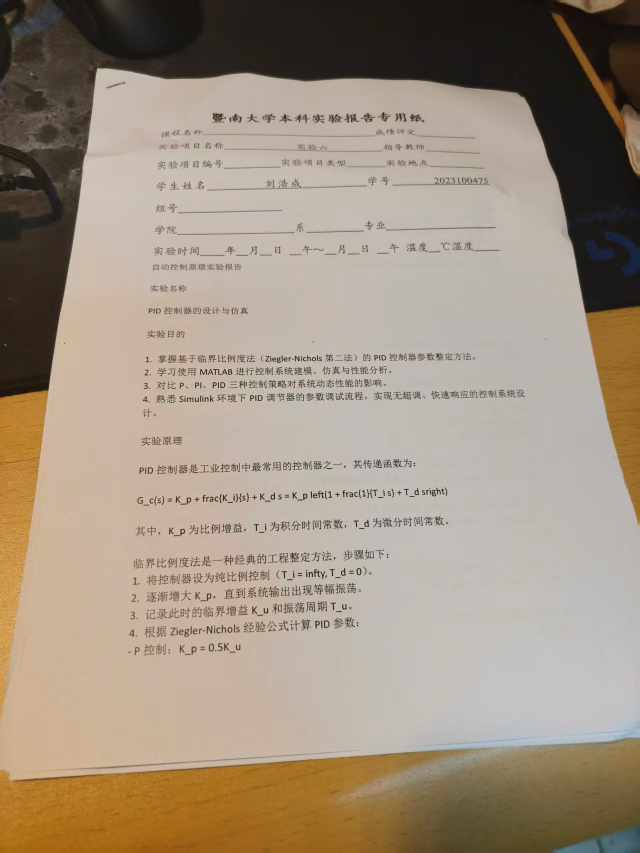
#> input picture 计算机视觉实验作业5.刘浩成2023100475/A4.jpg, 1279 x 1706 px (shown at 1/2 size)
$ python code.py
#> lines starting #> are read from the running program, lines starting #| are printed output that depends on the picture
import cv2
import numpy as np
import matplotlib.pyplot as plt
import os

# 设置中文字体
plt.rcParams['font.sans-serif'] = ['SimHei']
plt.rcParams['axes.unicode_minus'] = False

a4_image_path = r"C:\Users\刘浩成\source\myprop\main.cpp\计算机视觉实验作业5.刘浩成2023100475\A4.jpg"

# 检查文件是否存在
if not os.path.exists(a4_image_path):
    print(f"警告：找不到图片文件 -> {a4_image_path}")
    print("请确保路径正确，或者将 A4.jpg 放在与脚本相同的文件夹下。")
else:
    print(f" 成功找到图片：{a4_image_path}")

#
def create_test_image():
    img = np.ones((400, 400, 3), dtype=np.uint8) * 255
    # 画矩形(红)、圆(蓝)、平行线(绿)、垂直线(黑十字)
    cv2.rectangle(img, (100, 100), (300, 300), (0, 0, 255), 3)
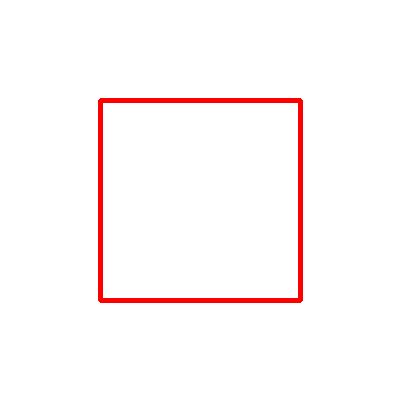
#> img: shape (400, 400, 3); mean of channels 0, 1, 2 248.6, 248.6, 255; drawn as B, G, R
    cv2.circle(img, (200, 200), 50, (255, 0, 0), 3)
    cv2.line(img, (50, 50), (350, 50), (0, 255, 0), 2)
    cv2.line(img, (50, 80), (350, 80), (0, 255, 0), 2)
    cv2.line(img, (150, 320), (150, 380), (0, 0, 0), 2)
    cv2.line(img, (120, 350), (180, 350), (0, 0, 0), 2)
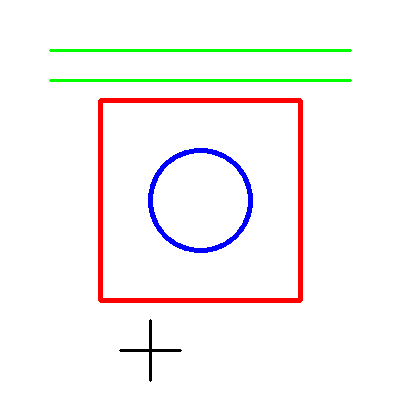
#> img: shape (400, 400, 3); mean of channels 0, 1, 2 245.2, 245.5, 249; drawn as B, G, R
    return img

def run_geometry_demo():
    original_img = create_test_image()
    rows, cols = original_img.shape[:2]
#> rows = 400; cols = 400

    # 1. 相似变换 (旋转30度 + 缩放0.8)
    M_sim = cv2.getRotationMatrix2D((cols/2, rows/2), 30, 0.8)
    img_sim = cv2.warpAffine(original_img, M_sim, (cols, rows))
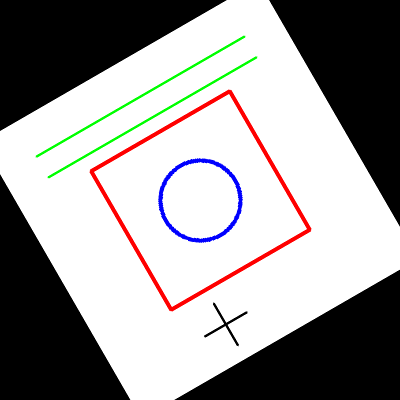
#> img_sim: shape (400, 400, 3); mean of channels 0, 1, 2 154.4, 154.6, 156.8; drawn as B, G, R

    # 2. 仿射变换 (倾斜)
    pts1 = np.float32([[50,50], [200,50], [50,200]])
    pts2 = np.float32([[10,100], [200,50], [100,250]])
    M_aff = cv2.getAffineTransform(pts1, pts2)
    img_aff = cv2.warpAffine(original_img, M_aff, (cols, rows))
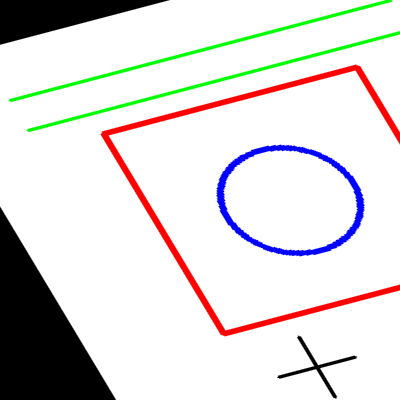
#> img_aff: shape (400, 400, 3); mean of channels 0, 1, 2 218.9, 219.3, 222.3; drawn as B, G, R

    # 3. 透视变换
    pts1 = np.float32([[50,50], [350,50], [50,350], [350,350]])
    pts2 = np.float32([[0,0], [300,0], [0,300], [250,280]])
    M_per = cv2.getPerspectiveTransform(pts1, pts2)
    img_per = cv2.warpPerspective(original_img, M_per, (cols, rows))
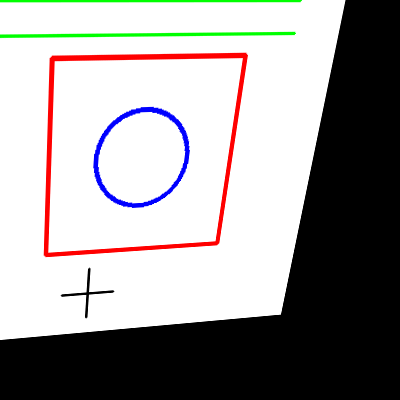
#> img_per: shape (400, 400, 3); mean of channels 0, 1, 2 154.1, 154.6, 157.5; drawn as B, G, R

    # 显示结果
    images = [original_img, img_sim, img_aff, img_per]
    titles = ['原图', '相似变换', '仿射变换', '透视变换']

    plt.figure(figsize=(12, 6))
    for i in range(4):
        plt.subplot(2, 2, i+1)
        # OpenCV是BGR，Matplotlib是RGB，需要转换
        img_rgb = cv2.cvtColor(images[i], cv2.COLOR_BGR2RGB)
        plt.imshow(img_rgb)
        plt.title(titles[i])
        plt.axis('off')
    plt.tight_layout()
    plt.show()
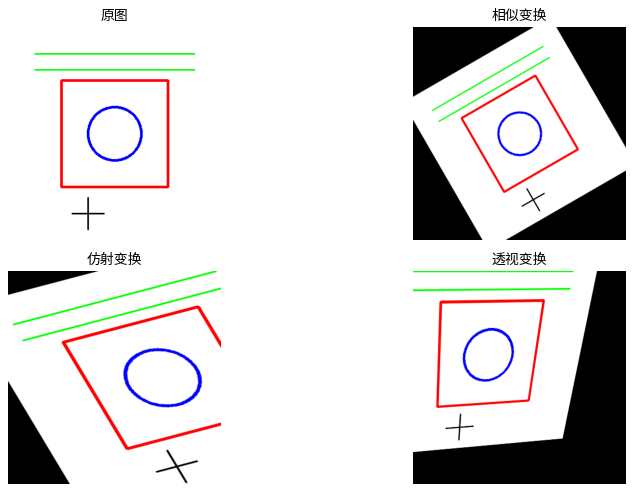
#> figure drawn by matplotlib, 4 panels

# ---------------------------------------------------------
# 第二部分：A4 纸图像校正实验
# ---------------------------------------------------------
def run_a4_correction():
    if not os.path.exists(a4_image_path):
        return

    # 1. 读取 A4 图片
    img = cv2.imdecode(np.fromfile(a4_image_path, dtype=np.uint8), cv2.IMREAD_COLOR)
#> img is the input picture: shape (1706, 1279, 3); mean B, G, R 128.8, 145.8, 159.9
    if img is None:
        print("无法读取图片，请检查格式。")
        return

    # 获取图片尺寸
    h, w = img.shape[:2]
#> h = 1706; w = 1279

    # 2. 模拟“透视畸变” (
    # 定义原图的四个角
    pts_original = np.float32([[0, 0], [w, 0], [0, h], [w, h]])
    # 定义畸变后的四个角 (模拟近大远小)
    pts_distorted = np.float32([
        [w*0.1, h*0.1],       # 左上
        [w*0.9, h*0.15],      # 右上
        [w*0.15, h*0.9],      # 左下
        [w*0.85, h*0.85]      # 右下
    ])

    # 计算畸变矩阵并应用
    M_distort = cv2.getPerspectiveTransform(pts_original, pts_distorted)
    img_distorted = cv2.warpPerspective(img, M_distort, (w, h))
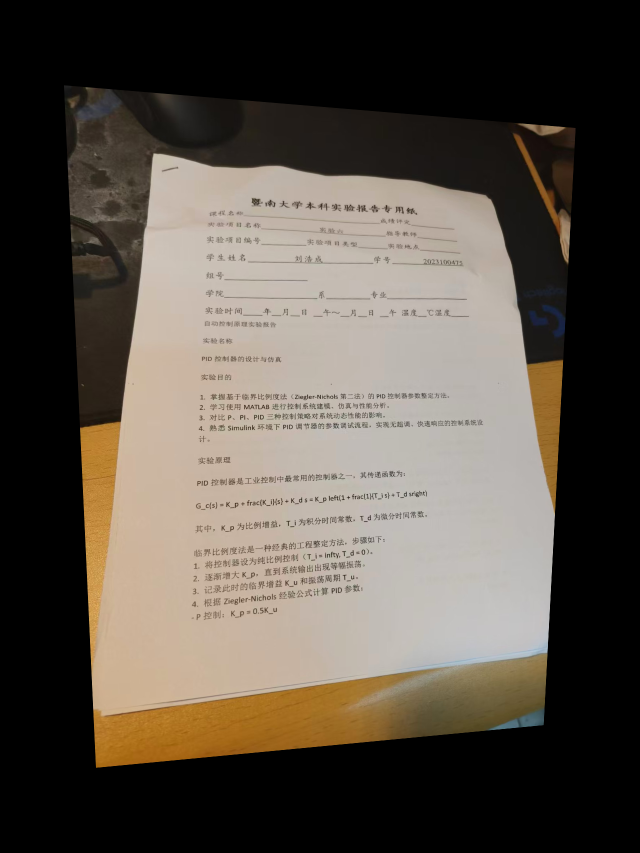
#> img_distorted: shape (1706, 1279, 3) (shown at 1/2 size); mean B, G, R 71.3, 80.6, 88.5

    # 3. 图像校正
    M_correct = cv2.getPerspectiveTransform(pts_distorted, pts_original)
    img_corrected = cv2.warpPerspective(img_distorted, M_correct, (w, h))

    # 4. 显示校正前后的对比
    # 将 BGR 转为 RGB 用于显示
    img_rgb = cv2.cvtColor(img, cv2.COLOR_BGR2RGB)
    img_distorted_rgb = cv2.cvtColor(img_distorted, cv2.COLOR_BGR2RGB)
    img_corrected_rgb = cv2.cvtColor(img_corrected, cv2.COLOR_BGR2RGB)

    plt.figure(figsize=(15, 5))

    plt.subplot(1, 3, 1)
    plt.imshow(img_rgb)
    plt.title("原始 A4 图")
    plt.axis('off')


    plt.subplot(1, 3, 3)
    plt.imshow(img_corrected_rgb)
    plt.title("校正后的结果")
    plt.axis('off')

    plt.suptitle("A4 纸透视畸变与校正实验")
    plt.tight_layout()
    plt.show()

# ---------------------------------------------------------
# 主程序运行
# ---------------------------------------------------------
if __name__ == "__main__":
    print("--- 正在运行几何变换演示 ---")
    run_geometry_demo()

    print("\n--- 正在运行 A4 纸校正实验 ---")
    run_a4_correction()
